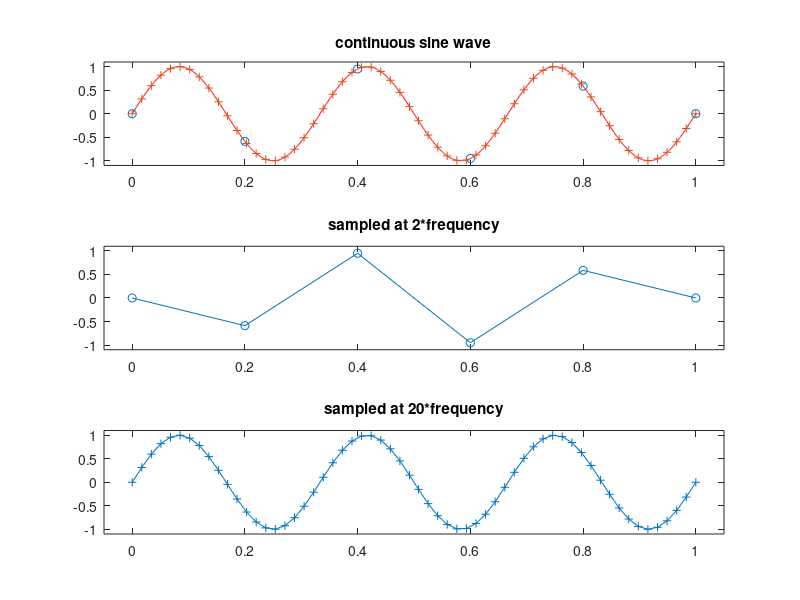

MATLAB code for this plot:
%% Analyzing Neural Time Series Data
% Matlab code for Chapter 6
% Mike X Cohen
% 
% This code accompanies the book, titled "Analyzing Neural Time Series Data" 
% (MIT Press). Using the code without following the book may lead to confusion, 
% incorrect data analyses, and misinterpretations of results. 
% Mike X Cohen assumes no responsibility for inappropriate or incorrect use of this code. 

%% Figure 6.2

% create sine wave
srate     = 1000;
time      = 0:1/srate:1;
frequency = 3;

sinewave = sin(2*pi*frequency.*time);

figure
subplot(311)
plot(time,sinewave,'r')
set(gca,'xlim',[-.05 time(end)*1.05],'ylim',[-1.1 1.1])
hold on
sampling1 = round(linspace(1,length(time),frequency*2));
plot(time(sampling1),sinewave(sampling1),'o')
title('continuous sine wave')

sampling2 = round(linspace(1,length(time),frequency*20));
plot(time(sampling2),sinewave(sampling2),'+')


subplot(312)
plot(time(sampling1),sinewave(sampling1),'-o')
set(gca,'xlim',[-.05 time(end)*1.05],'ylim',[-1.1 1.1])
title('sampled at 2*frequency')

subplot(313)
plot(time(sampling2),sinewave(sampling2),'-+')
title('sampled at 20*frequency')
set(gca,'xlim',[-.05 time(end)*1.05],'ylim',[-1.1 1.1])

%% end.
